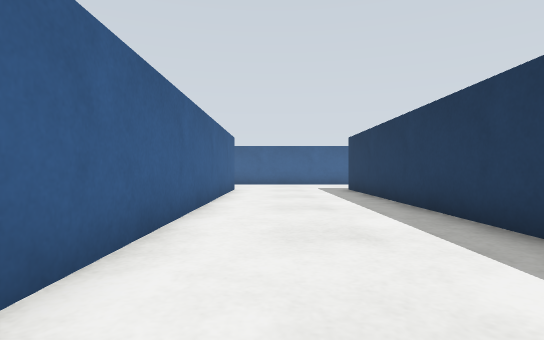
view 1 (above)

12 first-person views from a walk through a robot-simulator world made for Gazebo. The camera is 0.15 m above the floor, looks level and sees 80° across. The floor is counted in squares, 0.2 m on a side. Each view is taken from the middle of a square. On the plan, view 1 faces up. The plan holds only what a view shows up to about 11 squares ahead; the rest is blank.

view 2
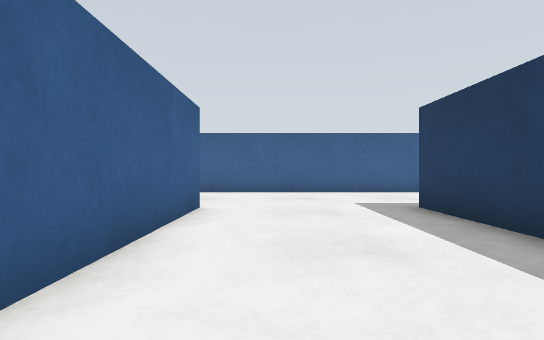

view 3
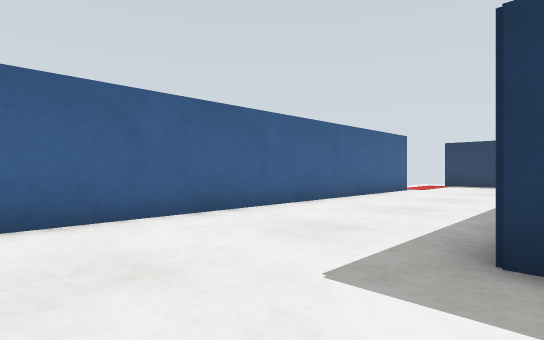

view 4
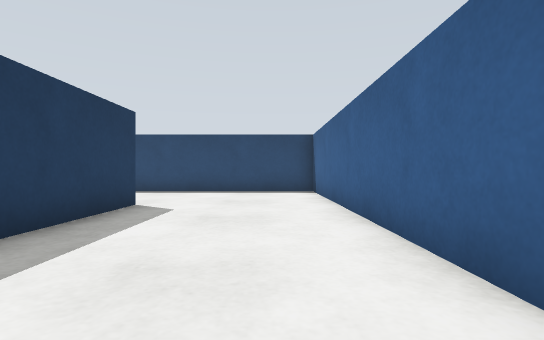

view 5
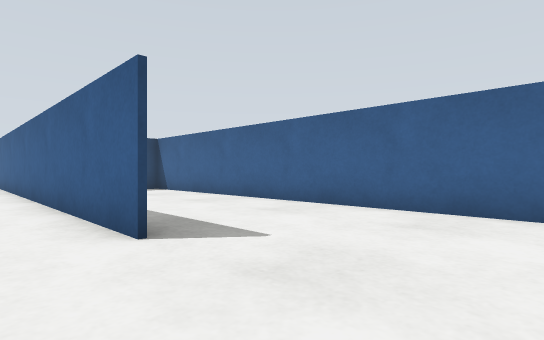

view 6
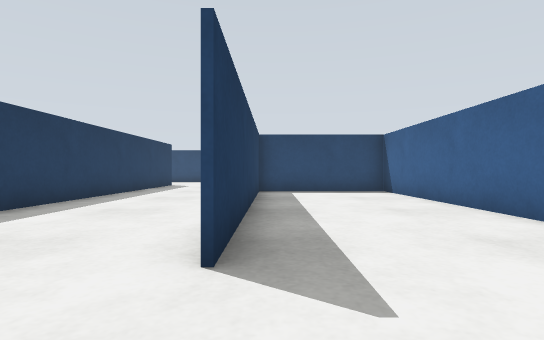

view 7
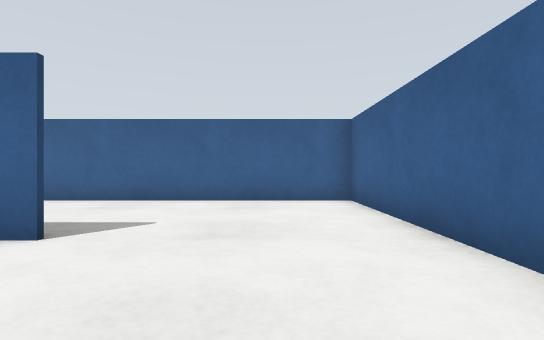

view 8
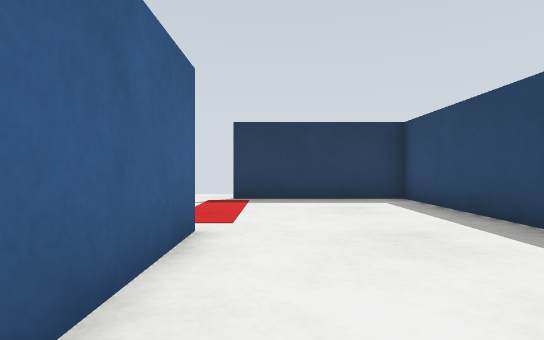

view 9
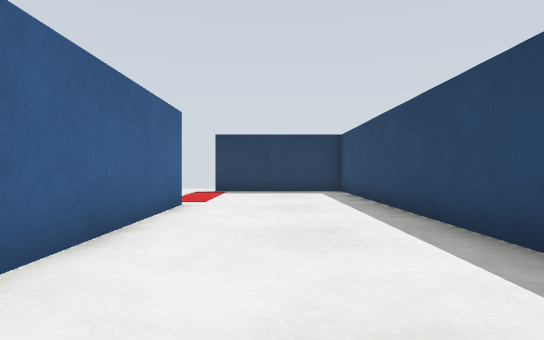

view 10
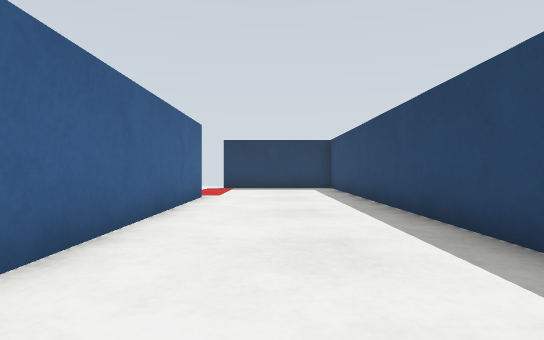

view 11
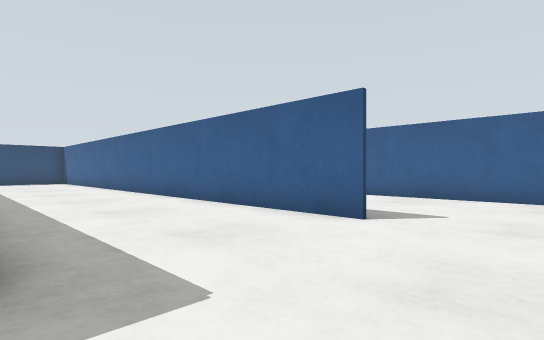

view 12
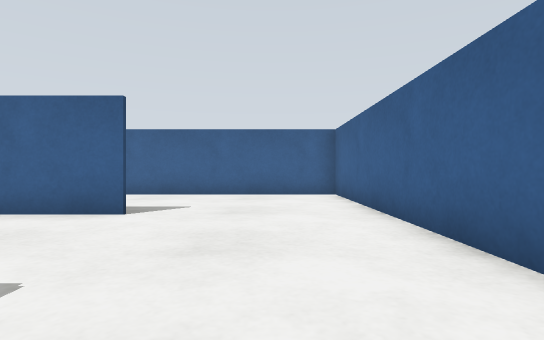

### Floor plan
Points are (right, up) in squares from view 1. A wall is a line through its corners. A room is listed if a view was taken in it or the views show most of it. See-through windows are left out.
Room 1 (views 1, 2, 3, 4, 5, 7, 8, 9, 10, 11, 12)
walls: (-1.5, 12.6) (-1.5, -5); (5.9, 12.5) (16.5, 12.5) (16.5, 17); (3, -1) (3, 12.6); (12, 16.9) (-1.5, 16.9)
ways out: opening at (-2, 14.5) to room 2; opening at (3, -3); opening at (14.3, 17.2)
Room 2 (view 6)
walls: (-1.5, 16.9) (-6, 16.9) (-6, 4); (-1.6, 4.4) (-1.6, 12.5)
ways out: opening at (-2, 14.5) to room 1

Positions as (right, up) in squares from view 1, and headings:
1: (0, 0), facing up
2: (0, 6), facing up
3: (0, 12), facing up-right
4: (0, 6), facing down
5: (0, 16), facing down-left
6: (-2, 15), facing down
7: (2, 15), facing left
8: (8, 16), facing right
9: (5, 15), facing right
10: (3, 15), facing right
11: (3, 15), facing down-left
12: (4, 15), facing left
